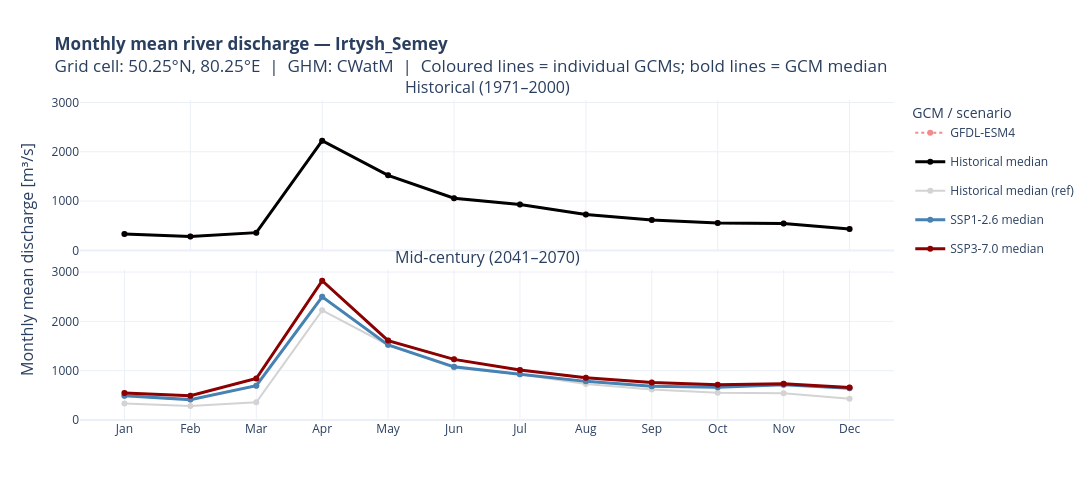

Here is the notebook cell this chart was saved with:
### Code cell
month_labels = ['Jan','Feb','Mar','Apr','May','Jun',
                'Jul','Aug','Sep','Oct','Nov','Dec']
months = np.arange(1, 13)
y_max  = max(float(monthly_hist.max()),
             max(float(monthly_ssp_mid[sc].max()) for sc in SCENARIOS)) * 1.08

dashlist = ['dot', 'dash']
sc_colors = {'ssp126': 'steelblue', 'ssp370': 'darkred'}
sc_labels  = {'ssp126': 'SSP1-2.6', 'ssp370': 'SSP3-7.0'}

n_panels = 4 if DOWNLOAD_FULL_FUTURE else 2
panel_info = [('Historical (1971–2000)', monthly_hist, None)]
if DOWNLOAD_FULL_FUTURE:
    panel_info += [
        ('Near-term (2011–2040)', None, monthly_near),
        ('Mid-century (2041–2070)', None, monthly_ssp_mid),
        ('End-century (2071–2100)', None, monthly_end),
    ]
else:
    panel_info += [('Mid-century (2041–2070)', None, monthly_ssp_mid)]

fig = make_subplots(
    rows=n_panels, cols=1,
    shared_xaxes=True,
    y_title='Monthly mean discharge [m³/s]',
    vertical_spacing=0.06,
    subplot_titles=[p[0] for p in panel_info],
)

for r, (title, m_hist, m_ssp) in enumerate(panel_info, start=1):
    if m_hist is not None:
        for ii, gcm in enumerate(GCMs):
            fig.add_trace(go.Scatter(
                x=months, y=m_hist.sel(gcm=gcm).values,
                mode='lines+markers',
                line={'color': colorlist[ii % len(colorlist)], 'dash': 'dot'},
                opacity=0.5, name=gcm, legendgroup=gcm,
                showlegend=(r == 1),
            ), row=r, col=1)
        fig.add_trace(go.Scatter(
            x=months, y=m_hist.median('gcm').values,
            mode='lines+markers',
            line={'color': 'black', 'width': 3},
            name='Historical median', legendgroup='hist_med',
            showlegend=(r == 1),
        ), row=r, col=1)
    else:
        fig.add_trace(go.Scatter(
            x=months, y=monthly_hist.median('gcm').values,
            mode='lines+markers', line={'color': 'lightgrey', 'width': 2},
            name='Historical median (ref)', legendgroup='hist_ref',
            showlegend=(r == 2),
        ), row=r, col=1)
        for ss, sc in enumerate(SCENARIOS):
            for ii, gcm in enumerate(GCMs):
                fig.add_trace(go.Scatter(
                    x=months, y=m_ssp[sc].sel(gcm=gcm).values,
                    mode='lines+markers',
                    line={'color': colorlist[ii % len(colorlist)],
                          'dash': dashlist[ss]},
                    opacity=0.4, name=gcm, legendgroup=gcm,
                    showlegend=False,
                ), row=r, col=1)
            fig.add_trace(go.Scatter(
                x=months, y=m_ssp[sc].median('gcm').values,
                mode='lines+markers',
                line={'color': sc_colors[sc], 'width': 3},
                name=f'{sc_labels[sc]} median', legendgroup=f'{sc}_med',
                showlegend=(r == 2),
            ), row=r, col=1)

fig.update_yaxes(range=[0, y_max])
fig.update_xaxes(
    tickvals=list(months), ticktext=month_labels,
    row=n_panels, col=1,
)
fig.update_layout(
    height=250 * n_panels, width=1100,
    title_text=(
        f'<b>Monthly mean river discharge — {loc_name}</b><br>'
        f'Grid cell: {lat_coord:.2f}°N, {lon_coord:.2f}°E  |  GHM: {GHM}  |  '
        f'Coloured lines = individual GCMs; bold lines = GCM median'
    ),
    showlegend=True,
    template='plotly_white',
    legend_title='GCM / scenario',
)
fig.show()
fig.write_image(plot_dir / f'{loc_name}_monthly_means_seasonal.png')

### Figure 1 — Plotly figure (JSON) as saved in the notebook; plotly's stock layout.template omitted (floating-point values rounded to 4 significant figures)
{"data": [{"legendgroup": "GFDL-ESM4", "line": {"color": "rgb(228,26,28)", "dash": "dot"}, "mode": "lines+markers", "name": "GFDL-ESM4", "opacity": 0.5, "showlegend": true, "type": "scatter", "x": [1, 2, 3, 4, 5, 6, 7, 8, 9, 10, 11, 12], "xaxis": "x", "y": [334.7, 282.6, 360.4, 2224.0, 1522.0, 1057.0, 929.5, 727.8, 616.1, 554.5, 544.7, 433.2], "yaxis": "y"}, {"legendgroup": "hist_med", "line": {"color": "black", "width": 3}, "mode": "lines+markers", "name": "Historical median", "showlegend": true, "type": "scatter", "x": [1, 2, 3, 4, 5, 6, 7, 8, 9, 10, 11, 12], "xaxis": "x", "y": [334.7, 282.6, 360.4, 2224.0, 1522.0, 1057.0, 929.5, 727.8, 616.1, 554.5, 544.7, 433.2], "yaxis": "y"}, {"legendgroup": "hist_ref", "line": {"color": "lightgrey", "width": 2}, "mode": "lines+markers", "name": "Historical median (ref)", "showlegend": true, "type": "scatter", "x": [1, 2, 3, 4, 5, 6, 7, 8, 9, 10, 11, 12], "xaxis": "x2", "y": [334.7, 282.6, 360.4, 2224.0, 1522.0, 1057.0, 929.5, 727.8, 616.1, 554.5, 544.7, 433.2], "yaxis": "y2"}, {"legendgroup": "GFDL-ESM4", "line": {"color": "rgb(228,26,28)", "dash": "dot"}, "mode": "lines+markers", "name": "GFDL-ESM4", "opacity": 0.4, "showlegend": false, "type": "scatter", "x": [1, 2, 3, 4, 5, 6, 7, 8, 9, 10, 11, 12], "xaxis": "x2", "y": [490.4, 413.2, 696.1, 2499.0, 1524.0, 1078.0, 927.4, 783.4, 685.5, 664.5, 715.1, 642.6], "yaxis": "y2"}, {"legendgroup": "ssp126_med", "line": {"color": "steelblue", "width": 3}, "mode": "lines+markers", "name": "SSP1-2.6 median", "showlegend": true, "type": "scatter", "x": [1, 2, 3, 4, 5, 6, 7, 8, 9, 10, 11, 12], "xaxis": "x2", "y": [490.4, 413.2, 696.1, 2499.0, 1524.0, 1078.0, 927.4, 783.4, 685.5, 664.5, 715.1, 642.6], "yaxis": "y2"}, {"legendgroup": "GFDL-ESM4", "line": {"color": "rgb(228,26,28)", "dash": "dash"}, "mode": "lines+markers", "name": "GFDL-ESM4", "opacity": 0.4, "showlegend": false, "type": "scatter", "x": [1, 2, 3, 4, 5, 6, 7, 8, 9, 10, 11, 12], "xaxis": "x2", "y": [546.0, 490.5, 841.8, 2824.0, 1610.0, 1230.0, 1014.0, 856.1, 760.0, 713.4, 734.8, 658.9], "yaxis": "y2"}, {"legendgroup": "ssp370_med", "line": {"color": "darkred", "width": 3}, "mode": "lines+markers", "name": "SSP3-7.0 median", "showlegend": true, "type": "scatter", "x": [1, 2, 3, 4, 5, 6, 7, 8, 9, 10, 11, 12], "xaxis": "x2", "y": [546.0, 490.5, 841.8, 2824.0, 1610.0, 1230.0, 1014.0, 856.1, 760.0, 713.4, 734.8, 658.9], "yaxis": "y2"}], "layout": {"annotations": [{"font": {"size": 16}, "showarrow": false, "text": "Historical (1971–2000)", "x": 0.5, "xanchor": "center", "xref": "paper", "y": 1, "yanchor": "bottom", "yref": "paper"}, {"font": {"size": 16}, "showarrow": false, "text": "Mid-century (2041–2070)", "x": 0.5, "xanchor": "center", "xref": "paper", "y": 0.47, "yanchor": "bottom", "yref": "paper"}, {"font": {"size": 16}, "showarrow": false, "text": "Monthly mean discharge [m³/s]", "textangle": -90, "x": 0, "xanchor": "right", "xref": "paper", "xshift": -40, "y": 0.5, "yanchor": "middle", "yref": "paper"}], "height": 500, "legend": {"title": {"text": "GCM / scenario"}}, "showlegend": true, "title": {"text": "<b>Monthly mean river discharge — Irtysh_Semey</b><br>Grid cell: 50.25°N, 80.25°E  |  GHM: CWatM  |  Coloured lines = individual GCMs; bold lines = GCM median"}, "width": 1100, "xaxis": {"anchor": "y", "domain": [0, 1], "matches": "x2", "showticklabels": false}, "xaxis2": {"anchor": "y2", "domain": [0, 1], "ticktext": ["Jan", "Feb", "Mar", "Apr", "May", "Jun", "Jul", "Aug", "Sep", "Oct", "Nov", "Dec"], "tickvals": [1, 2, 3, 4, 5, 6, 7, 8, 9, 10, 11, 12]}, "yaxis": {"anchor": "x", "domain": [0.53, 1], "range": [0, 3050.0]}, "yaxis2": {"anchor": "x2", "domain": [0, 0.47], "range": [0, 3050.0]}}}
